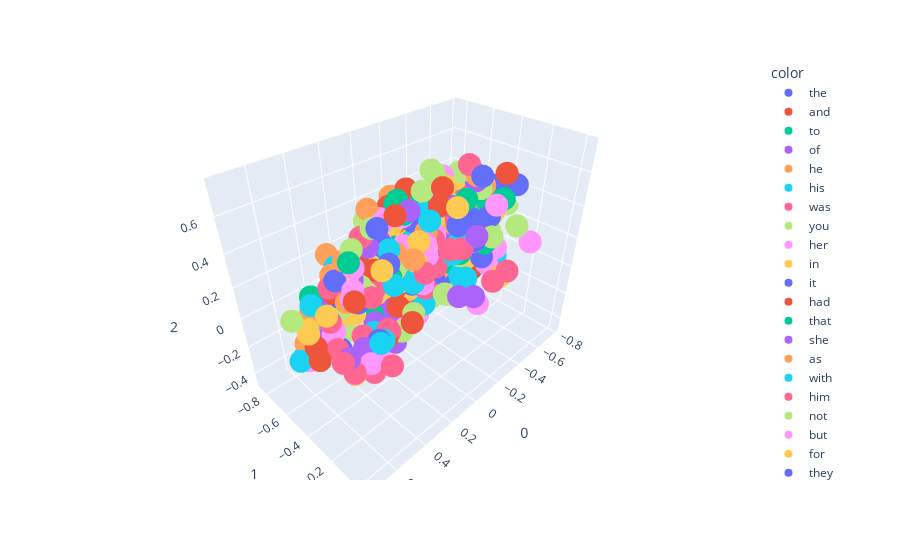

Notebook source saved alongside this figure:
### Code cell
import plotly.express as px
fig = px.scatter_3d(X[:500],x=0,y=1,z=2,color=y[:500])
fig.show()
